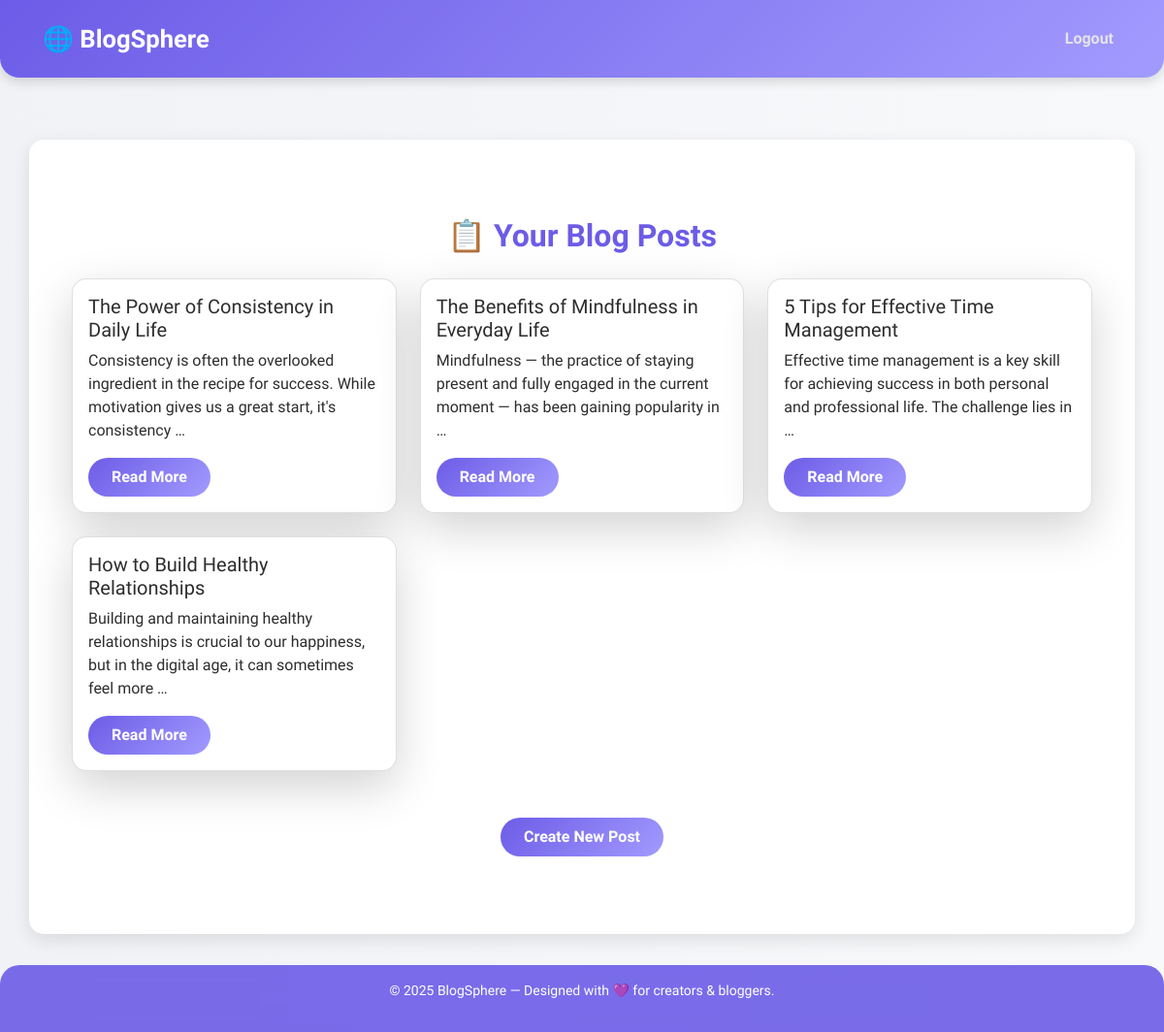
The page /dashboard/ (signed in) on the database its author committed.
### posts/models.py (models this page shows, shortened)
class Post(models.Model):
    title = models.CharField(max_length=200)
    content = models.TextField()
    author = models.ForeignKey(User, on_delete=models.CASCADE)
    created_at = models.DateTimeField(default=now)

### posts/views.py (the view)
# urls.py: path('dashboard/', views.user_dashboard, name='dashboard'),
@login_required
def user_dashboard(request):
    posts = Post.objects.filter(author=request.user)
    return render(request, 'dashboard.html', {'posts': posts})

### templates/dashboard.html
{% extends "base.html" %}
{% block content %}
<div class="container py-5">
  <h2 class="text-center fw-bold" style="color: #6c5ce7;">📋 Your Blog Posts</h2>
  <div class="row mt-4">
    {% if posts %}
      {% for post in posts %}
        <div class="col-md-4 mb-4">
          <div class="card shadow-lg" style="border-radius: 15px;">
            <div class="card-body">
              <h5 class="card-title">{{ post.title }}</h5>
              <p class="card-text">{{ post.content|truncatewords:20 }}</p>
              <a href="{% url 'post_detail' post.id %}" class="btn btn-custom">Read More</a>
            </div>
          </div>
        </div>
      {% endfor %}
    {% else %}
      <p class="text-center">You have not created any posts yet.</p>
    {% endif %}
  </div>
  <div class="text-center mt-4">
    <a href="{% url 'create_post' %}" class="btn btn-custom py-2 px-4">Create New Post</a>
  </div>
</div>
{% endblock %}

### templates/base.html (style rules this page uses)
body { font-family: 'Urbanist', sans-serif; background: linear-gradient(to right, #f0f2f5, #f8f9fb); color: #2d2d2d; display: flex; flex-direction: column; min-height: 100vh; }
.btn-custom { background: linear-gradient(135deg, #6c5ce7, #a29bfe); color: #fff; font-weight: 600; border: none; border-radius: 50px; padding: 0.5rem 1.5rem; transition: all 0.3s ease; }
.btn-custom { background-color: #6c5ce7; color: white; border-radius: 50px; transition: background-color 0.3s ease; }

### rows shown on the page
Post: title "The Power of Consistency in Daily Life", content "Consistency is often the overlooked ingredient in the recipe for success. While motivation gives us a great start, it's consistency …"
Post: title "The Benefits of Mindfulness in Everyday Life", content "Mindfulness — the practice of staying present and fully engaged in the current moment — has been gaining popularity in …"
Post: title "5 Tips for Effective Time Management", content "Effective time management is a key skill for achieving success in both personal and professional life. The challenge lies in …"
Post: title "How to Build Healthy Relationships", content "Building and maintaining healthy relationships is crucial to our happiness, but in the digital age, it can sometimes feel more …"
